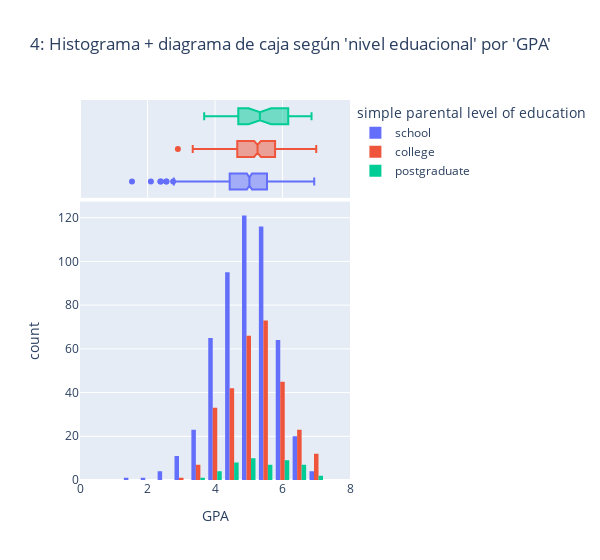

Here is the notebook cell this chart was saved with:
### Code cell
hist_caja_extra_2=px.histogram(
    df_grades,x="GPA",color="simple parental level of education",barmode="group",
    marginal="box",nbins=14,range_x=[0,8],width=600,
    title="4: Histograma + diagrama de caja según 'nivel eduacional' por 'GPA' " 
)
hist_caja_extra_2

### Figure 1 — Plotly figure (JSON) as saved in the notebook; plotly's stock layout.template omitted (floating-point values rounded to 4 significant figures; data arrays with more than 128 entries replaced by an {"elided": "..."} marker saying what was removed)
{"data": [{"alignmentgroup": "True", "bingroup": "x", "hovertemplate": "simple parental level of education=school<br>GPA=%{x}<br>count=%{y}<extra></extra>", "legendgroup": "school", "marker": {"color": "#636efa", "pattern": {"shape": ""}}, "name": "school", "nbinsx": 14, "offsetgroup": "school", "orientation": "v", "showlegend": true, "type": "histogram", "x": {"elided": "525 float values"}, "xaxis": "x", "yaxis": "y"}, {"alignmentgroup": "True", "hovertemplate": "simple parental level of education=school<br>GPA=%{x}<extra></extra>", "legendgroup": "school", "marker": {"color": "#636efa"}, "name": "school", "notched": true, "offsetgroup": "school", "showlegend": false, "type": "box", "x": {"elided": "525 float values"}, "xaxis": "x2", "yaxis": "y2"}, {"alignmentgroup": "True", "bingroup": "x", "hovertemplate": "simple parental level of education=college<br>GPA=%{x}<br>count=%{y}<extra></extra>", "legendgroup": "college", "marker": {"color": "#EF553B", "pattern": {"shape": ""}}, "name": "college", "nbinsx": 14, "offsetgroup": "college", "orientation": "v", "showlegend": true, "type": "histogram", "x": {"elided": "302 float values"}, "xaxis": "x", "yaxis": "y"}, {"alignmentgroup": "True", "hovertemplate": "simple parental level of education=college<br>GPA=%{x}<extra></extra>", "legendgroup": "college", "marker": {"color": "#EF553B"}, "name": "college", "notched": true, "offsetgroup": "college", "showlegend": false, "type": "box", "x": {"elided": "302 float values"}, "xaxis": "x2", "yaxis": "y2"}, {"alignmentgroup": "True", "bingroup": "x", "hovertemplate": "simple parental level of education=postgraduate<br>GPA=%{x}<br>count=%{y}<extra></extra>", "legendgroup": "postgraduate", "marker": {"color": "#00cc96", "pattern": {"shape": ""}}, "name": "postgraduate", "nbinsx": 14, "offsetgroup": "postgraduate", "orientation": "v", "showlegend": true, "type": "histogram", "x": [3.68, 5.76, 4.06, 6.22, 6.86, 4.8, 4.1, 6.3, 4.78, 5.14, 4.64, 5.54, 5.38, 5.1, 4.04, 4.26, 6.16, 5.4, 6.1, 6, 4.86, 6.56, 4.08, 5.76, 6.18, 5.7, 4.66, 6.18, 6.6, 6.84, 6.64, 5.3, 5.2, 4.68, 4.88, 4.54, 4.56, 5.24, 5.36, 6.36, 4.7, 5.2, 6.28, 4.44, 5.68, 5.92, 4.86, 6.26], "xaxis": "x", "yaxis": "y"}, {"alignmentgroup": "True", "hovertemplate": "simple parental level of education=postgraduate<br>GPA=%{x}<extra></extra>", "legendgroup": "postgraduate", "marker": {"color": "#00cc96"}, "name": "postgraduate", "notched": true, "offsetgroup": "postgraduate", "showlegend": false, "type": "box", "x": [3.68, 5.76, 4.06, 6.22, 6.86, 4.8, 4.1, 6.3, 4.78, 5.14, 4.64, 5.54, 5.38, 5.1, 4.04, 4.26, 6.16, 5.4, 6.1, 6, 4.86, 6.56, 4.08, 5.76, 6.18, 5.7, 4.66, 6.18, 6.6, 6.84, 6.64, 5.3, 5.2, 4.68, 4.88, 4.54, 4.56, 5.24, 5.36, 6.36, 4.7, 5.2, 6.28, 4.44, 5.68, 5.92, 4.86, 6.26], "xaxis": "x2", "yaxis": "y2"}], "layout": {"barmode": "group", "legend": {"title": {"text": "simple parental level of education"}, "tracegroupgap": 0}, "title": {"text": "4: Histograma + diagrama de caja según 'nivel eduacional' por 'GPA' "}, "width": 600, "xaxis": {"anchor": "y", "domain": [0, 1], "range": [0, 8], "title": {"text": "GPA"}}, "xaxis2": {"anchor": "y2", "domain": [0, 1], "matches": "x", "showgrid": true, "showticklabels": false}, "yaxis": {"anchor": "x", "domain": [0, 0.7326], "title": {"text": "count"}}, "yaxis2": {"anchor": "x2", "domain": [0.7426, 1], "matches": "y2", "showgrid": false, "showline": false, "showticklabels": false, "ticks": ""}}}
